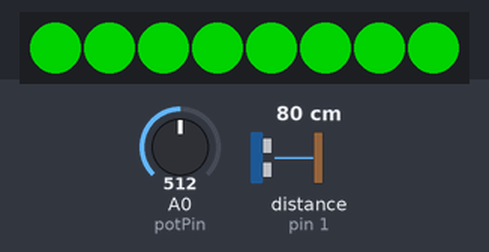
The sketch below on a simulated Arduino Uno, built with avr-gcc and run on an emulated ATmega328P. Shown: 8 RGB LEDs in strip order, left to right. The test bench sets the inputs (shaded band); at power-on: distance to the obstacle (sensor on pin 1) 80 cm, A0 (potPin) = 512. The echo pulse lasts 58.3 µs per cm; dim RGB values are drawn brighter than linear.

Above: at 1.2 s.
1.3 s: distance to the obstacle (sensor on pin 1) set to 60 cm
At 2.4 s:
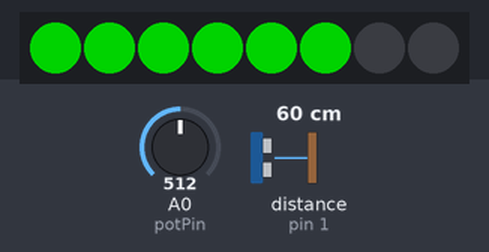
4.3 s: A0 (potPin) set to 716
7.3 s: distance to the obstacle (sensor on pin 1) set to 2 cm
At 8.3 s:
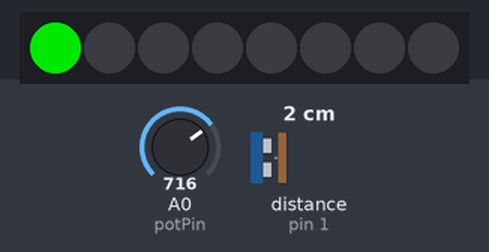
8.8 s: distance to the obstacle (sensor on pin 1) set to 18 cm
At 9.6 s:
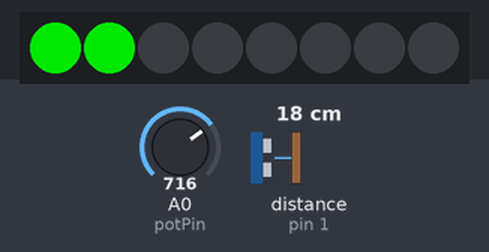
11.8 s: A0 (potPin) set to 900
13.3 s: A0 (potPin) set to 0
At 14.1 s:
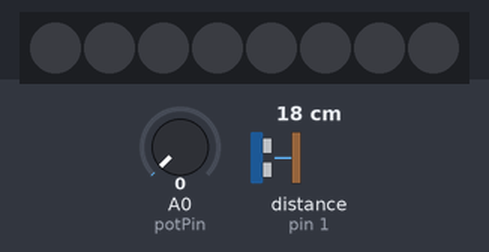
Timing chart, 0 to 15.8 s (numbered marks = the images above; inputs shaded):
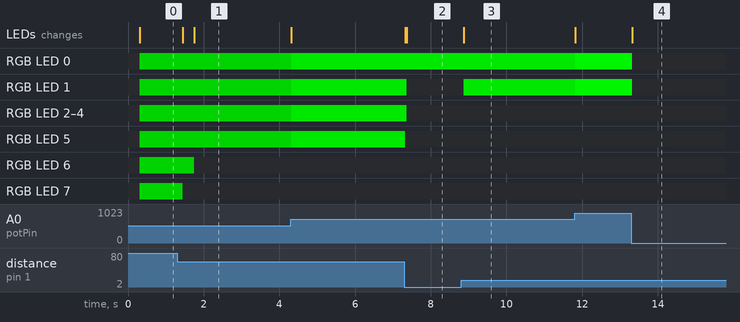

The sketch:

rf-pixel-pot-test.ino
```cpp
#include <Adafruit_NeoPixel.h>

//neopixel setup
#define PIN 2
#define NUMPIXELS 8
#define DELAYVAL 500

//rangefinder setup
#define trigPin 0
#define echoPin 1

//potentiometer setup
int potPin = A0;
int potVal = 0;

//smoothing variables for rolling average - preventing neopixel flashing
const int numReadings = 30; //defines size of array
int readings[numReadings]; //array to hold recent readings
int readIndex = 0; //tracks position in array
long total = 0; //current running total
long avgDist = 0; //the smoothed, output value for distance from monitor

Adafruit_NeoPixel pixels(NUMPIXELS, PIN); //init neopixel object

void setup() {
  Serial.begin(9600);
  pinMode(trigPin, OUTPUT);
  pinMode(echoPin, INPUT);
  pinMode(potPin, INPUT);

  pixels.begin(); //initialise lights

  // reset rolling average data
  for (int i = 0; i < numReadings; i++) {
    readings[i] = 0;
  }
}

void loop() {
  //clear lights on startup
  pixels.clear();

  //clear trigPin on startup
  digitalWrite(trigPin, LOW);
  delayMicroseconds(2);

  //send a trigger pulse for 10microseconds
  digitalWrite(trigPin, HIGH);
  delayMicroseconds(10);
  digitalWrite(trigPin, LOW);

  //listen for how long it takes for echo pin to recieve pulse, convert to centimeters
  long dur = pulseIn(echoPin, HIGH);
  float dist = 34400*dur/2000000; //distance conversion?

  //SMOOTHING ALGORITHM
  //subtract last reading
  total = total - readings[readIndex];
  //write raw dist val to index
  readings[readIndex] = constrain(dist, 0, 150);
  //add reading to total
  total = total + readings[readIndex];
  //advance readIndex to next array position
  readIndex = readIndex + 1;
  //if we are at the end of the array, wrap back to start
  if (readIndex >= numReadings) {
    readIndex = 0;
  }
  //calculate new rolling average distance
  avgDist = total / numReadings;

  int distToPixel = map(avgDist, 0, 70, 0, 8); //calibrate distance to pixels lit
  int pixelsLit = constrain(distToPixel, 0, 8); //ensure number of pixels does not overflow

  potVal = analogRead(potPin);
  int colour = map(potVal, 0, 1024, 0, 255); //calibrate pot values to rgb values

  for (int i=0; i<pixelsLit; i++) {
    pixels.setPixelColor(i, 0, colour, 0);
    pixels.show();
  }

  // Serial.print("distance in cm: ");
  // Serial.println(dist);
  // Serial.print("avgDist: ");
  // Serial.println(avgDist);
  // Serial.print("potentiometer: ");
  // Serial.println(potVal);
}
```

Measured:
- after the input at 1.3 s, RGB LED 6: RGB(0, 127, 0) → off after 0.45 s; RGB LED 7: RGB(0, 127, 0) → off after 0.15 s; the LEDs: first change after 0.15 s (image 1 shows a later state)
- after the input at 7.3 s, RGB LED 1–4: RGB(0, 178, 0) → off after 0.06 s; RGB LED 5: RGB(0, 178, 0) → off at once; the LEDs: first change at once (image 2 shows a later state)
- after the input at 8.8 s, RGB LED 1: off → RGB(0, 178, 0) after 0.06 s; the LEDs: change after 0.06 s (image 3)
- after the input at 13.3 s, RGB LED 0, RGB LED 1: RGB(0, 224, 0) → off at once; the LEDs: change at once (image 4)
